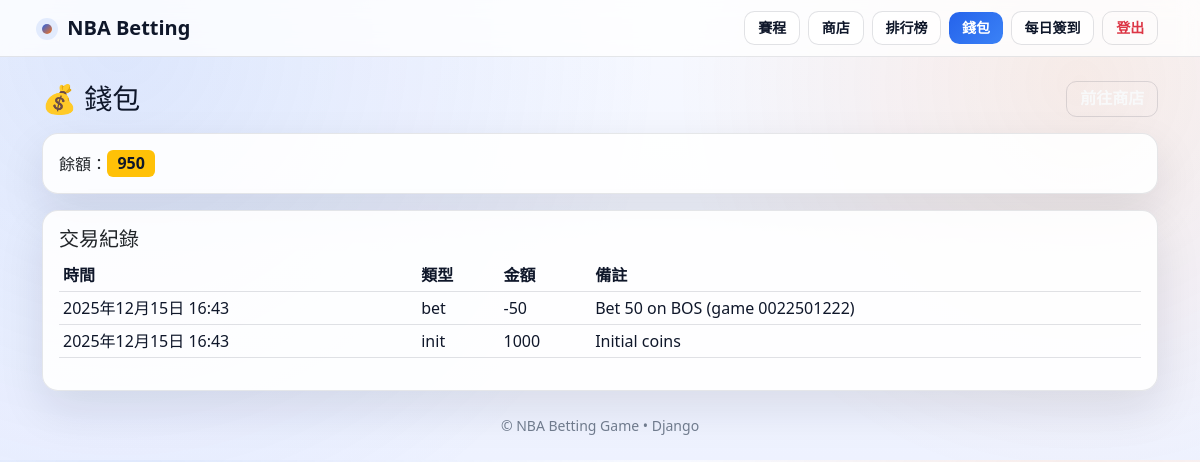
The page /accounts/wallet/ (signed in) on the database as committed earlier.
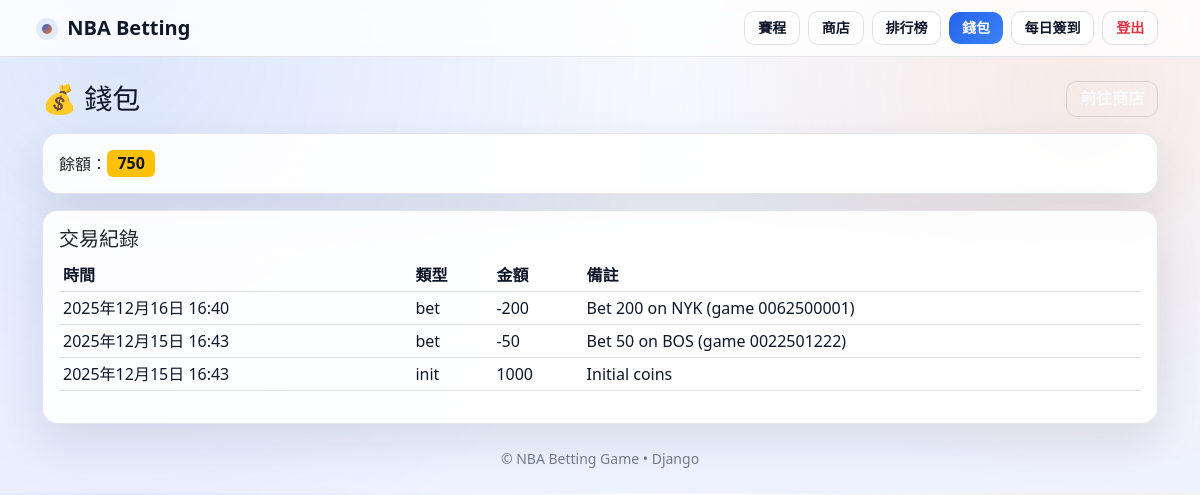
The same page on the database as committed later.
### accounts/models.py (models this page shows, shortened)
class Wallet(models.Model):
    user = models.OneToOneField(settings.AUTH_USER_MODEL, on_delete=models.CASCADE)
    balance = models.IntegerField(default=1000)

class WalletTx(models.Model):
    class Type(models.TextChoices):
        INIT = "init"
        BET = "bet"
        PAYOUT = "payout"
        PURCHASE = "purchase"
        REWARD = "reward"
    wallet = models.ForeignKey(Wallet, on_delete=models.CASCADE, related_name="txs")
    type = models.CharField(max_length=20, choices=Type.choices)
    amount = models.IntegerField()  # +進帳 / -支出
    note = models.CharField(max_length=200, blank=True)
    created_at = models.DateTimeField(auto_now_add=True)
    class Meta:
        ordering = ["-created_at"]

### accounts/views.py (the view)
# urls.py: path("wallet/", views.wallet_view, name="wallet"),
@login_required
def wallet_view(request):
    wallet, _ = Wallet.objects.get_or_create(user=request.user, defaults={"balance": 1000})
    txs = wallet.txs.all().order_by("-id")[:50]
    return render(request, "accounts/wallet.html", {"wallet": wallet, "txs": txs})

### accounts/templates/accounts/wallet.html (shortened to what this page needs)
{% extends "base.html" %}
{% block content %}
<div class="d-flex justify-content-between align-items-center mb-3">
  <h3 class="m-0">💰 錢包</h3>
  <a class="btn btn-outline-light" href="{% url 'shop:list' %}">前往商店</a>
</div>
<div class="card p-3 mb-3">
  <div>餘額：<span class="badge bg-warning text-dark fs-6">{{ wallet.balance }}</span></div>
</div>
<div class="card p-3">
  <h5>交易紀錄</h5>
  <div class="table-responsive">
    <table class="table table-dark table-sm align-middle">
      <thead>
        <tr><th>時間</th><th>類型</th><th>金額</th><th>備註</th></tr>
      </thead>
      <tbody>
      {% for tx in txs %}
        <tr>
          <td>{{ tx.created_at }}</td>
          <td>{{ tx.type }}</td>
          <td>{{ tx.amount }}</td>
          <td class="text-muted">{{ tx.note }}</td>
        </tr>
      {% empty %}
        <tr><td colspan="4" class="text-muted">尚無交易紀錄</td></tr>
      {% endfor %}
      </tbody>
    </table>
  </div>
</div>
{% endblock %}

### templates/base.html (shortened to what this page needs)
{% load static %}
<!doctype html>
<html lang="zh-Hant">
<head>
  <link href="https://cdn.jsdelivr.net/npm/bootstrap@5.3.3/dist/css/bootstrap.min.css" rel="stylesheet">
  <link href="{% static 'css/site.css' %}?v=3001" rel="stylesheet">
</head>
<body>
<nav class="navbar navbar-expand-lg sticky-top navbar-light">
  <div class="container">
    <a class="navbar-brand fw-bold" href="{% url 'core:home' %}">
      <span class="brand-dot"></span> NBA Betting
    </a>
    <div class="d-flex flex-wrap gap-2 align-items-center ms-auto">
      <a class="btn btn-sm btn-ghost" href="{% url 'games:list' %}">賽程</a>
      <a class="btn btn-sm btn-ghost" href="{% url 'shop:list' %}">商店</a>
      <a class="btn btn-sm btn-ghost" href="{% url 'leaderboard:current' %}">排行榜</a>
      {% if user.is_authenticated %}
        <a class="btn btn-sm btn-accent" href="{% url 'accounts:wallet' %}">錢包</a>
        <a class="btn btn-sm btn-ghost" href="{% url 'accounts:daily_bonus' %}">每日簽到</a>
        <a class="btn btn-sm btn-outline-danger" href="{% url 'account_logout' %}">登出</a>
      {% else %}
        <a class="btn btn-sm btn-outline-primary" href="{% url 'account_login' %}">Google 登入</a>
      {% endif %}
    </div>
  </div>
</nav>
<main class="container my-4">
  {% block content %}{% endblock %}
</main>
<footer class="container pb-4">
  <div class="text-center text-muted small opacity-75">
    © NBA Betting Game • Django
  </div>
</footer>
</body>
</html>

### static/css/site.css (style rules this page uses)
:root { --bg0:#f7f9ff; --bg1:#eef2ff; --panel: rgba(255,255,255,.90); --border: rgba(15,23,42,.10); --text:#0f172a; --muted:#475569; --accent:#2563eb; --accent2:#f97316; --shadow: 0 18px 45px rgba(15,23,42,.10); }
body { background: radial-gradient(1200px circle at 10% 10%, rgba(37,99,235,0.12), transparent 45%), radial-gradient(900px circle at 90% 18%, rgba(249,115,22,0.10), transparent 45%), linear-gradient(180deg, var(--bg0), var(--bg1)); color: var(--text); font-family: system-ui, -apple-system, "Segoe UI", Roboto, "Noto Sans TC", "Microsoft JhengHei", sans-serif; }
a { color: rgba(37,99,235,.95); text-decoration: none; }
.text-muted { color: var(--muted) !important; }
.text-dark { color: var(--text) !important; }
a.btn, button.btn, input.btn { display:inline-block; padding:.45rem .80rem; border-radius:.65rem; border: 1px solid rgba(15,23,42,.12); text-decoration:none !important; font-weight:700; line-height:1.2; }
.navbar { background: rgba(255,255,255,.78) !important; backdrop-filter: blur(10px); border-bottom: 1px solid var(--border); }
.navbar .navbar-brand, .navbar .nav-link { color: var(--text) !important; }
.brand-dot { display:inline-block; width:10px; height:10px; border-radius:999px; background: linear-gradient(135deg, var(--accent), var(--accent2)); box-shadow: 0 0 0 6px rgba(37,99,235,.10); margin-right:10px; transform: translateY(-1px); }
.card { background: var(--panel); border: 1px solid var(--border); border-radius: 16px; box-shadow: var(--shadow); }
.table, .table th, .table td { color: var(--text) !important; }
.table-dark { --bs-table-bg: transparent; --bs-table-striped-bg: rgba(15,23,42,0.03); --bs-table-hover-bg: rgba(15,23,42,0.05); --bs-table-border-color: rgba(15,23,42,0.12); --bs-table-color: var(--text); color: var(--text) !important; }
.btn-ghost { background: rgba(255,255,255,0.70); border: 1px solid rgba(15,23,42,0.12); color: var(--text) !important; }
.btn-accent { background: linear-gradient(135deg, var(--accent), #3b82f6); border: 0 !important; color: #ffffff !important; }

Rows that differ between the two databases and show on the page:
changed Wallet: balance "950" → "750"
added WalletTx: created_at "2025年12月16日 16:40", type "bet", amount "-200", note "Bet 200 on NYK (game 0062500001)"
